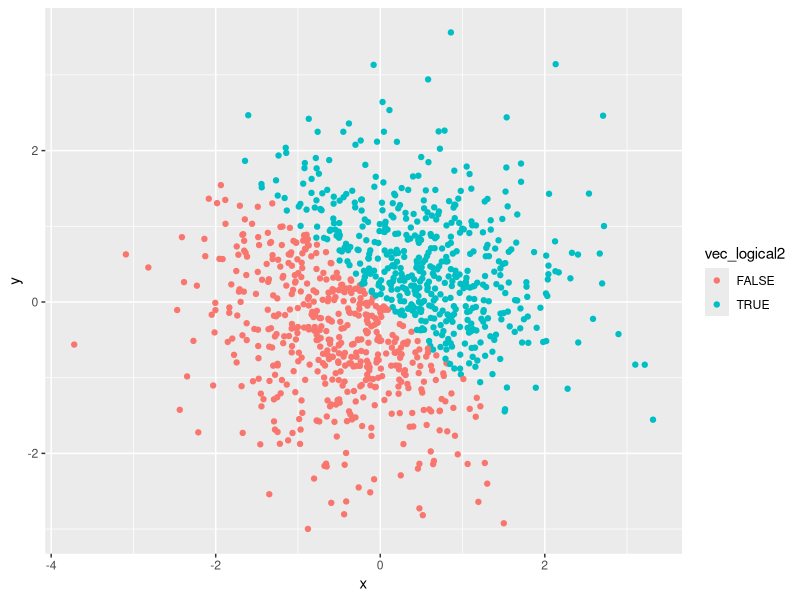
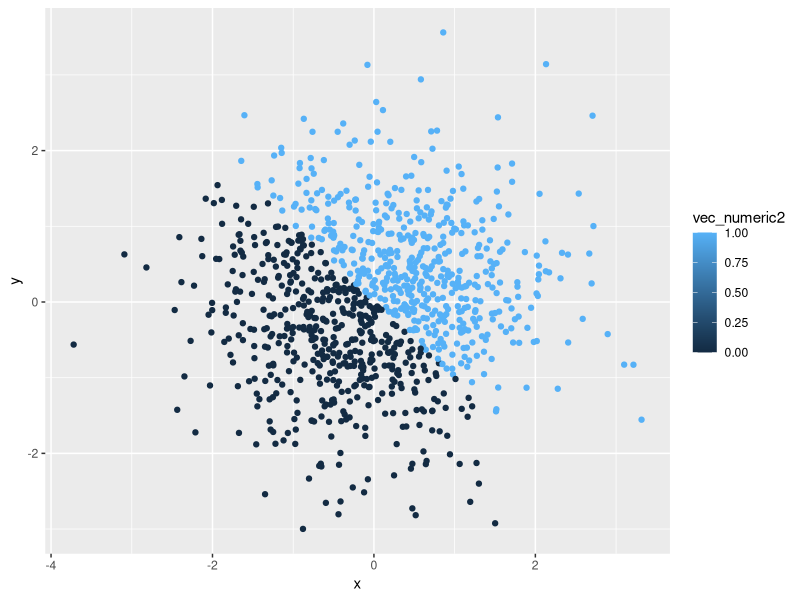
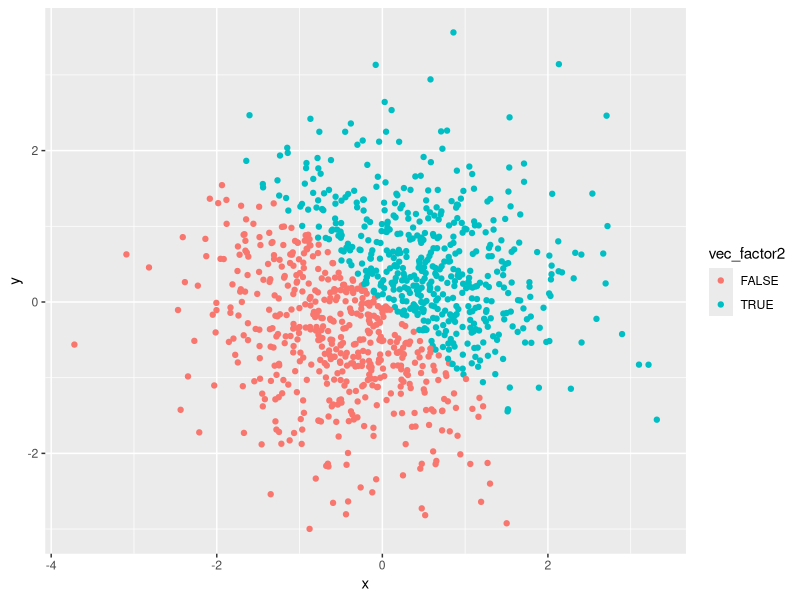
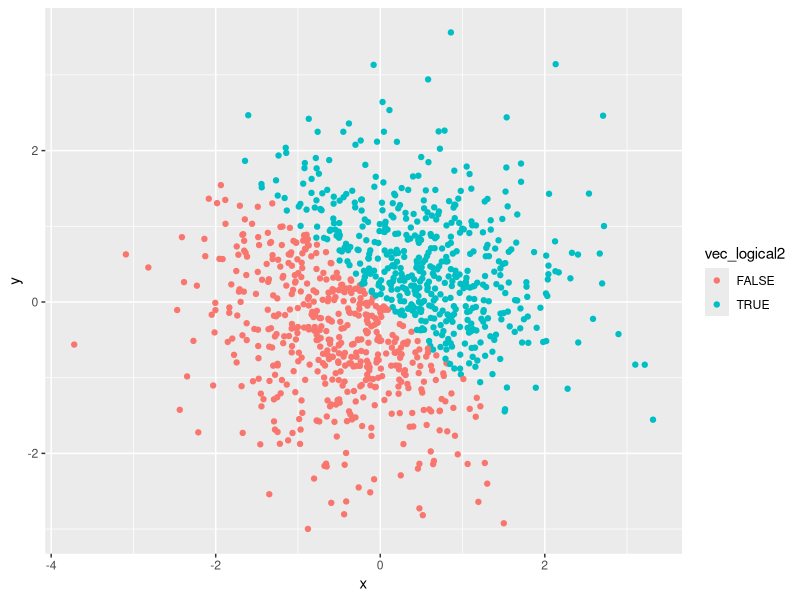

Write the R code that produced these figures, in order.
## ---- chunk 1
library(tidyverse)
sed.seed = 777
rs = runif(10, 0, 5)
df = tibble(
  rs,
  vec_logical = rs>2,
  vec_character = c("usa", "canada", "france", "england", "japan", "sweden", "korea", "germany", "italy", "austria"),
  vec_factor = c("M", "M", "M", "F", "M", "F", "M", "F", "M", "F")
)
## ---- chunk 2
df
## ---- chunk 3
mean(df$rs)
mean(df$vec_logical)
mean(df$vec_character)
mean(df$vec_factor)
## ---- chunk 4
as.numeric(df$vec_logical)
as.numeric(df$vec_character)
as.numeric(df$vec_factor)
## ---- chunk 5
as.numeric(
  as.factor(df$vec_character)
)
as.numeric(
  as.character(df$vec_factor)
)
## ---- chunk 6
set.seed(777)

x = rnorm(1000)
y = rnorm(1000)
vec_logical2 = x + y > 0
vec_numeric2 = as.numeric(vec_logical2)
vec_factor2 = as.factor(vec_logical2)

df2 = tibble(x, y, vec_logical2, vec_numeric2, vec_factor2)

df2
## ---- chunk 7
library(ggplot2)
ggplot(df2, aes(x = x, y = y, color = vec_logical2)) + geom_point()
ggsave("df2.pdf", height = 5, width = 7 )
###save the graph as df2.pdf, let the height be 5, width be 7.
ggplot(df2, aes(x = x, y = y, color = vec_numeric2)) + geom_point()
ggplot(df2, aes(x = x, y = y, color = vec_factor2)) + geom_point()
